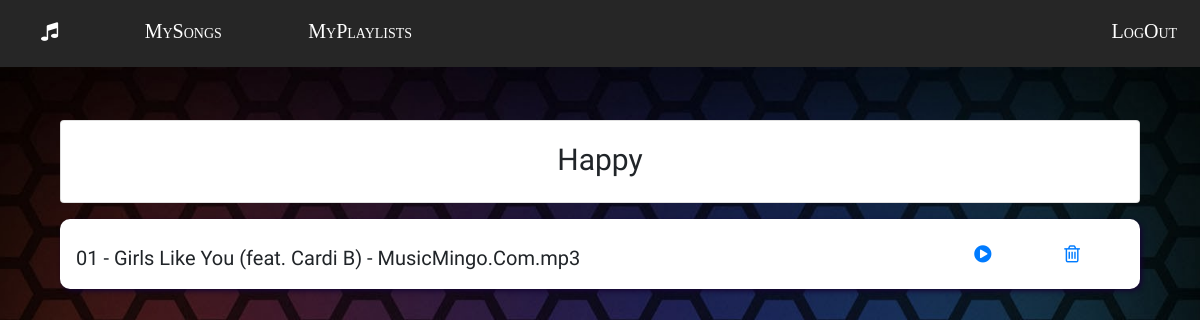
Before: /playlists/display/8 with the older database file.
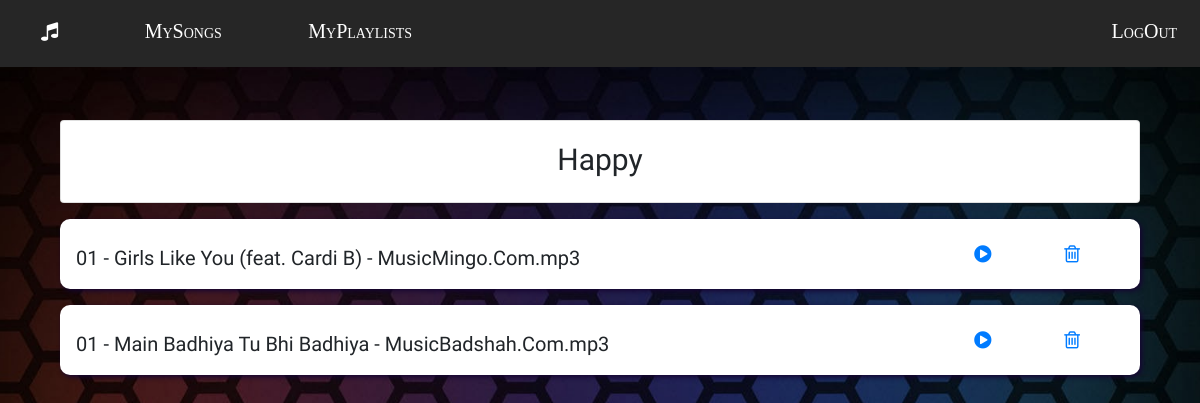
After: the same page with the newer database file.
### playlists/models.py (models this page shows)
class Playlist_songs(models.Model):
	playlist=models.ForeignKey(Playlist,default=None,on_delete=models.CASCADE)
	song=models.ForeignKey(Song,default=None,on_delete=models.CASCADE)

### songs/models.py (models this page shows, shortened)
class Song(models.Model):
	user = models.ForeignKey(User,default=None,on_delete=models.CASCADE)
	song_name= models.CharField(max_length=100)
	song_url=models.CharField(max_length=400)
	mood_options=[('sad', 'sad'),('happy', 'happy'),('normal','normal')]
	emotion = models.CharField(max_length=50,choices=mood_options,default='normal')

### playlists/views.py (the view)
# urls.py: path('display/<int:id>',play_view.displayPlaylist,name='displayPlaylist'),
def displayPlaylist(request,id):
    playlist=Playlist.objects.get(id=id)
    plays=Playlist_songs.objects.filter(playlist=playlist)
    return render(request,'playlists/displayPlaylist.html',{'plays':plays,'playlist':playlist})

### playlists/templates/playlists/displayPlaylist.html
{% extends 'users/main.html' %}
{% load static %}
{% block content %}
<div class="container">
    <div class="col-12 col-md-12 ">
        <div class="card ">
            <div class="card-content ">
                <div class="card-body pt-2">
                    <div class="row">
                        <div class="col-md-12 col-12 pt-2 text-center heading">
                            {{playlist.playlist_name}}
                        </div>
                    </div>
                </div>
            </div>
        </div>
    </div>
    {% if plays %}
    {% for play in plays %}
    <div class="col-12 col-md-12 mt-3">
        <div class="card pull-up">
            <div class="card-content ">
                <div class="card-body p-3">
                    <div class="row">
                        <div class="col-md-10 col-12 pt-2 list">
                            {{play.song.song_name}}
                        </div>
                        <div class="col-md-1 col-12 pt-2">
                            <a href="{% url 'play-song-playlist' play.id %}"><i class="fa fa-play-circle" aria-hidden="true"></i></a>
                        </div>
                        <div class="col-md-1 col-12 pt-2">
                            <a href="{% url 'removeSong' play.id %}"><i class="fa fa-trash-o" aria-hidden="true"></i></a>
                        </div>
                    </div>
                </div>
            </div>
        </div>
    </div>
    {% endfor %}
    {% else %}
    <h4 style="color:white;margin-top:10px;text-align:center;">No Songs Added</h4>
    {% endif %}
</div>
{% endblock %}

Changed rows visible on the page:
added Playlist_songs: song.song_name "01 - Main Badhiya Tu Bhi Badhiya - MusicBadshah.Com.mp3"
